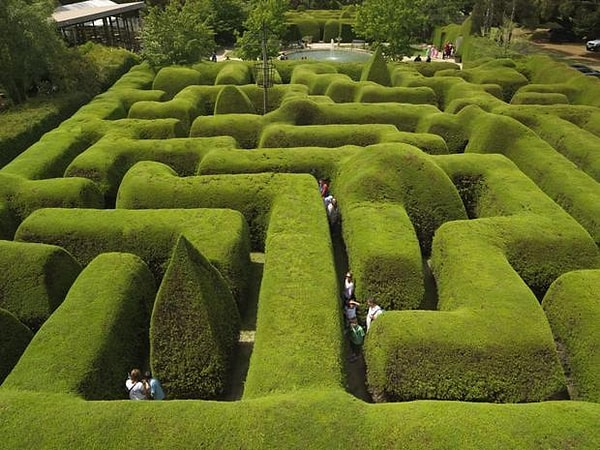
#> input picture opencv-201/labirent.jpg, 600 x 450 px, found by its file name
$ python histogram-esitleme.py
#> lines starting #> are read from the running program, lines starting #| are printed output that depends on the picture
import cv2 as cv
import numpy as np
from matplotlib import pyplot as plt


def custom_hist(gray):

    h,w =gray.shape
    hist = np.zeros([256],dtype=np.int32)
    for row in range(h):
        for col in range(w):
            pv = gray[row,col]
            hist[pv]+= 1

src = cv.imread("/home/kiyran/Masaüstü/opencv/opencv-201/labirent.jpg")
#> src is the input picture: shape (450, 600, 3); mean B, G, R 36.1, 103.3, 96.6

gray = cv.cvtColor(src,cv.COLOR_BGR2GRAY)
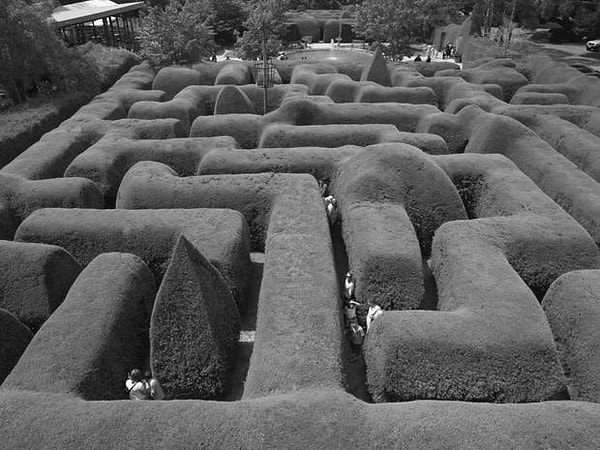
#> gray: shape (450, 600); min 0, max 255, mean 93.6
cv.imshow("input",gray)
cv.waitKey(0)

custom_hist(gray)
#> after the loop in custom_hist, `for row in range(h):`: hist = 256 values, max 2924 at index 124, min 4 at index 0, mean 1054.7
dst = cv.equalizeHist(gray)
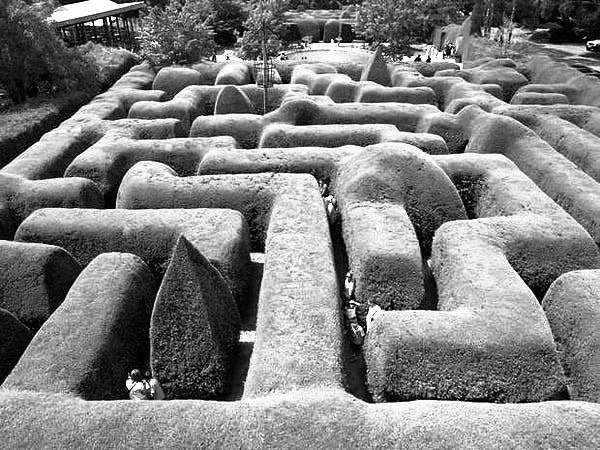
#> dst: shape (450, 600); min 0, max 255, mean 128.5
cv.imshow("eh",dst)
cv.waitKey(0)

custom_hist(dst)

$ run again, with opencv-201/kedi.png saved as opencv-201/labirent.jpg
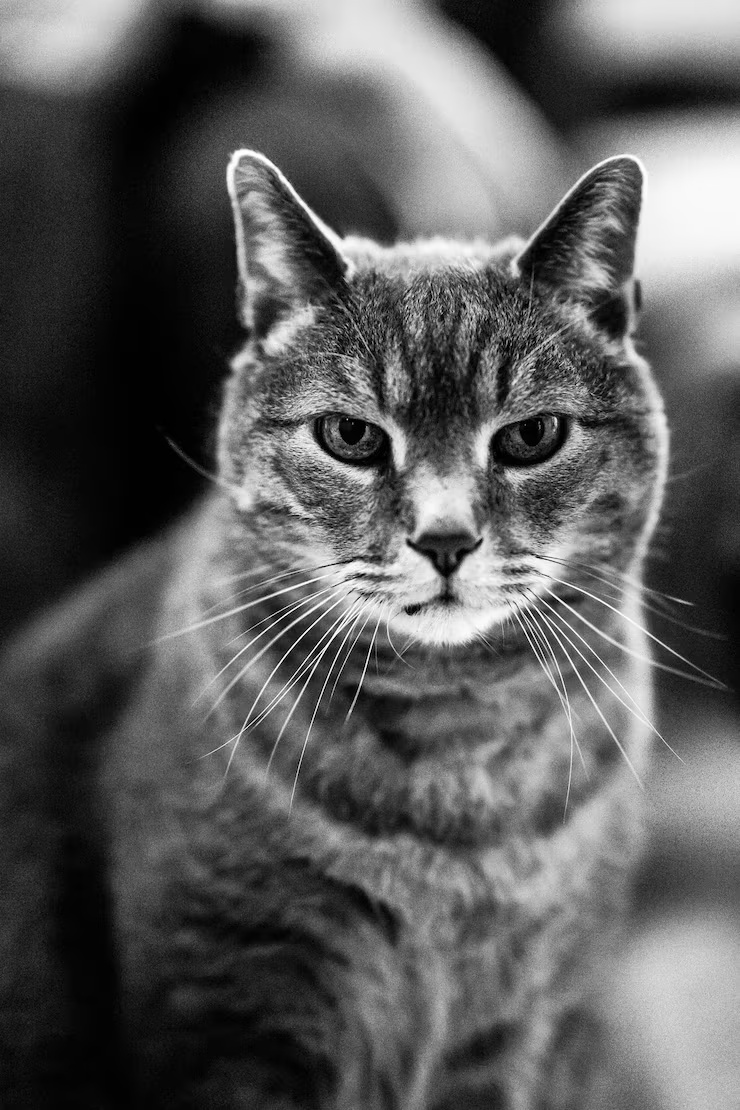
#> input picture opencv-201/kedi.png, 740 x 1110 px, found by its file name
#> src is the input picture: shape (1110, 740, 3); min 0, max 255, mean 91.4
#> after the loop in custom_hist, `for row in range(h):`: hist = 256 values, max 10293 at index 3, min 72 at index 254, mean 3208.6
#> `dst = cv.equalizeHist(gray)`:
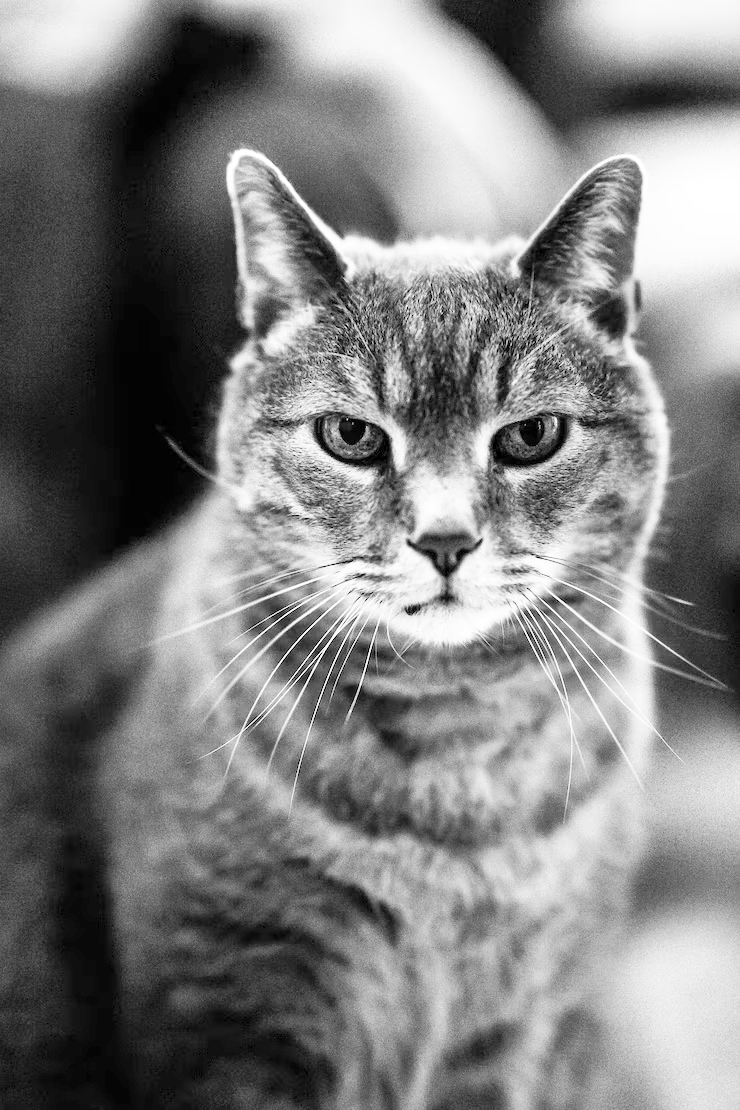
#> dst: shape (1110, 740); min 0, max 255, mean 128
